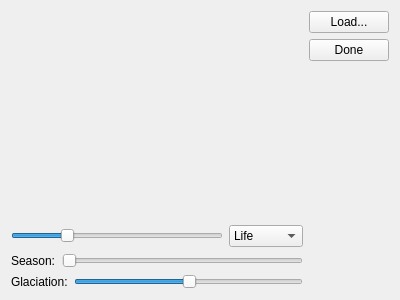
<?xml version="1.0" encoding="UTF-8"?>
<ui version="4.0">
 <class>Form</class>
 <widget class="QWidget" name="Form">
  <property name="geometry">
   <rect>
    <x>0</x>
    <y>0</y>
    <width>400</width>
    <height>300</height>
   </rect>
  </property>
  <property name="windowTitle">
   <string>Form</string>
  </property>
  <layout class="QHBoxLayout" name="horizontalLayout">
   <item>
    <layout class="QVBoxLayout" name="verticalLayout_2">
     <property name="bottomMargin">
      <number>0</number>
     </property>
     <item>
      <widget class="QWidget" name="content" native="true">
       <property name="sizePolicy">
        <sizepolicy hsizetype="Expanding" vsizetype="MinimumExpanding">
         <horstretch>0</horstretch>
         <verstretch>0</verstretch>
        </sizepolicy>
       </property>
      </widget>
     </item>
     <item>
      <layout class="QHBoxLayout" name="horizontalLayout_3">
       <item>
        <widget class="QSlider" name="rotate">
         <property name="layoutDirection">
          <enum>Qt::LeftToRight</enum>
         </property>
         <property name="minimum">
          <number>-180</number>
         </property>
         <property name="maximum">
          <number>180</number>
         </property>
         <property name="pageStep">
          <number>45</number>
         </property>
         <property name="value">
          <number>-90</number>
         </property>
         <property name="orientation">
          <enum>Qt::Horizontal</enum>
         </property>
         <property name="invertedAppearance">
          <bool>false</bool>
         </property>
         <property name="invertedControls">
          <bool>false</bool>
         </property>
         <property name="tickPosition">
          <enum>QSlider::NoTicks</enum>
         </property>
        </widget>
       </item>
       <item>
        <widget class="QComboBox" name="attribute">
         <property name="sizePolicy">
          <sizepolicy hsizetype="Minimum" vsizetype="Fixed">
           <horstretch>0</horstretch>
           <verstretch>0</verstretch>
          </sizepolicy>
         </property>
         <item>
          <property name="text">
           <string>Life</string>
          </property>
         </item>
         <item>
          <property name="text">
           <string>Animals</string>
          </property>
         </item>
         <item>
          <property name="text">
           <string>Plants</string>
          </property>
         </item>
         <item>
          <property name="text">
           <string>Trees</string>
          </property>
         </item>
        </widget>
       </item>
      </layout>
     </item>
     <item>
      <layout class="QHBoxLayout" name="horizontalLayout_2">
       <property name="bottomMargin">
        <number>0</number>
       </property>
       <item>
        <widget class="QLabel" name="label">
         <property name="text">
          <string>Season:</string>
         </property>
        </widget>
       </item>
       <item>
        <widget class="QSlider" name="season">
         <property name="orientation">
          <enum>Qt::Horizontal</enum>
         </property>
        </widget>
       </item>
      </layout>
     </item>
     <item>
      <layout class="QHBoxLayout" name="horizontalLayout_3">
       <property name="bottomMargin">
        <number>0</number>
       </property>
       <item>
        <widget class="QLabel" name="label_2">
         <property name="text">
          <string>Glaciation:</string>
         </property>
        </widget>
       </item>
       <item>
        <widget class="QSlider" name="glaciation">
         <property name="value">
          <number>50</number>
         </property>
         <property name="tracking">
          <bool>false</bool>
         </property>
         <property name="orientation">
          <enum>Qt::Horizontal</enum>
         </property>
        </widget>
       </item>
      </layout>
     </item>
    </layout>
   </item>
   <item>
    <layout class="QVBoxLayout" name="verticalLayout">
     <property name="sizeConstraint">
      <enum>QLayout::SetFixedSize</enum>
     </property>
     <item>
      <widget class="QPushButton" name="load">
       <property name="text">
        <string>Load...</string>
       </property>
      </widget>
     </item>
     <item>
      <widget class="QPushButton" name="done">
       <property name="text">
        <string>Done</string>
       </property>
      </widget>
     </item>
     <item>
      <spacer name="verticalSpacer">
       <property name="orientation">
        <enum>Qt::Vertical</enum>
       </property>
       <property name="sizeHint" stdset="0">
        <size>
         <width>20</width>
         <height>40</height>
        </size>
       </property>
      </spacer>
     </item>
    </layout>
   </item>
  </layout>
 </widget>
 <resources/>
 <connections/>
</ui>
